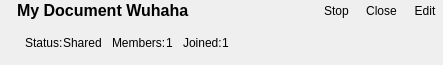
<?xml version="1.0" encoding="UTF-8"?>
<ui version="4.0">
 <class>Form</class>
 <widget class="QWidget" name="Form">
  <property name="geometry">
   <rect>
    <x>0</x>
    <y>0</y>
    <width>443</width>
    <height>65</height>
   </rect>
  </property>
  <property name="windowTitle">
   <string>Form</string>
  </property>
  <layout class="QVBoxLayout" name="verticalLayout">
   <property name="spacing">
    <number>0</number>
   </property>
   <property name="leftMargin">
    <number>0</number>
   </property>
   <property name="topMargin">
    <number>0</number>
   </property>
   <property name="rightMargin">
    <number>0</number>
   </property>
   <property name="bottomMargin">
    <number>0</number>
   </property>
   <item>
    <layout class="QVBoxLayout" name="verticalLayout_2">
     <item>
      <layout class="QHBoxLayout" name="horizontalLayout_2">
       <property name="spacing">
        <number>3</number>
       </property>
       <item>
        <widget class="QLabel" name="statusIndicator">
         <property name="maximumSize">
          <size>
           <width>15</width>
           <height>15</height>
          </size>
         </property>
         <property name="text">
          <string/>
         </property>
         <property name="pixmap">
          <pixmap resource="../resources.qrc">:/Collaboration/Icons/indicator_off.svg</pixmap>
         </property>
         <property name="scaledContents">
          <bool>true</bool>
         </property>
        </widget>
       </item>
       <item>
        <spacer name="horizontalSpacer_5">
         <property name="orientation">
          <enum>Qt::Horizontal</enum>
         </property>
         <property name="sizeType">
          <enum>QSizePolicy::Fixed</enum>
         </property>
         <property name="sizeHint" stdset="0">
          <size>
           <width>7</width>
           <height>20</height>
          </size>
         </property>
        </spacer>
       </item>
       <item>
        <widget class="QLabel" name="nameLabel">
         <property name="sizePolicy">
          <sizepolicy hsizetype="Expanding" vsizetype="Preferred">
           <horstretch>2</horstretch>
           <verstretch>0</verstretch>
          </sizepolicy>
         </property>
         <property name="font">
          <font>
           <pointsize>12</pointsize>
           <weight>75</weight>
           <bold>true</bold>
          </font>
         </property>
         <property name="text">
          <string>My Document Wuhaha</string>
         </property>
         <property name="wordWrap">
          <bool>false</bool>
         </property>
        </widget>
       </item>
       <item>
        <spacer name="horizontalSpacer_6">
         <property name="orientation">
          <enum>Qt::Horizontal</enum>
         </property>
         <property name="sizeType">
          <enum>QSizePolicy::Fixed</enum>
         </property>
         <property name="sizeHint" stdset="0">
          <size>
           <width>15</width>
           <height>20</height>
          </size>
         </property>
        </spacer>
       </item>
       <item>
        <widget class="QToolButton" name="shareButton">
         <property name="focusPolicy">
          <enum>Qt::NoFocus</enum>
         </property>
         <property name="text">
          <string>Stop</string>
         </property>
         <property name="autoRaise">
          <bool>true</bool>
         </property>
        </widget>
       </item>
       <item>
        <widget class="QToolButton" name="docButton">
         <property name="focusPolicy">
          <enum>Qt::NoFocus</enum>
         </property>
         <property name="text">
          <string>Close</string>
         </property>
         <property name="autoRaise">
          <bool>true</bool>
         </property>
        </widget>
       </item>
       <item>
        <widget class="QToolButton" name="editButton">
         <property name="focusPolicy">
          <enum>Qt::NoFocus</enum>
         </property>
         <property name="text">
          <string>Edit</string>
         </property>
         <property name="autoRaise">
          <bool>true</bool>
         </property>
        </widget>
       </item>
      </layout>
     </item>
     <item>
      <layout class="QHBoxLayout" name="horizontalLayout">
       <item>
        <spacer name="horizontalSpacer_4">
         <property name="orientation">
          <enum>Qt::Horizontal</enum>
         </property>
         <property name="sizeType">
          <enum>QSizePolicy::Fixed</enum>
         </property>
         <property name="sizeHint" stdset="0">
          <size>
           <width>25</width>
           <height>20</height>
          </size>
         </property>
        </spacer>
       </item>
       <item>
        <widget class="QLabel" name="label_3">
         <property name="text">
          <string>Status:</string>
         </property>
        </widget>
       </item>
       <item>
        <widget class="QLabel" name="statusLabel">
         <property name="text">
          <string>Shared</string>
         </property>
        </widget>
       </item>
       <item>
        <spacer name="horizontalSpacer_2">
         <property name="orientation">
          <enum>Qt::Horizontal</enum>
         </property>
         <property name="sizeType">
          <enum>QSizePolicy::Fixed</enum>
         </property>
         <property name="sizeHint" stdset="0">
          <size>
           <width>10</width>
           <height>20</height>
          </size>
         </property>
        </spacer>
       </item>
       <item>
        <widget class="QLabel" name="label_7">
         <property name="text">
          <string>Members:</string>
         </property>
        </widget>
       </item>
       <item>
        <widget class="QLabel" name="memberLabel">
         <property name="text">
          <string>1</string>
         </property>
        </widget>
       </item>
       <item>
        <spacer name="horizontalSpacer_3">
         <property name="orientation">
          <enum>Qt::Horizontal</enum>
         </property>
         <property name="sizeType">
          <enum>QSizePolicy::Fixed</enum>
         </property>
         <property name="sizeHint" stdset="0">
          <size>
           <width>10</width>
           <height>20</height>
          </size>
         </property>
        </spacer>
       </item>
       <item>
        <widget class="QLabel" name="label_6">
         <property name="text">
          <string>Joined:</string>
         </property>
        </widget>
       </item>
       <item>
        <widget class="QLabel" name="joinedLabel">
         <property name="text">
          <string>1</string>
         </property>
        </widget>
       </item>
       <item>
        <spacer name="horizontalSpacer">
         <property name="orientation">
          <enum>Qt::Horizontal</enum>
         </property>
         <property name="sizeHint" stdset="0">
          <size>
           <width>40</width>
           <height>20</height>
          </size>
         </property>
        </spacer>
       </item>
      </layout>
     </item>
    </layout>
   </item>
  </layout>
 </widget>
 <resources>
  <include location="../resources.qrc"/>
 </resources>
 <connections/>
</ui>
